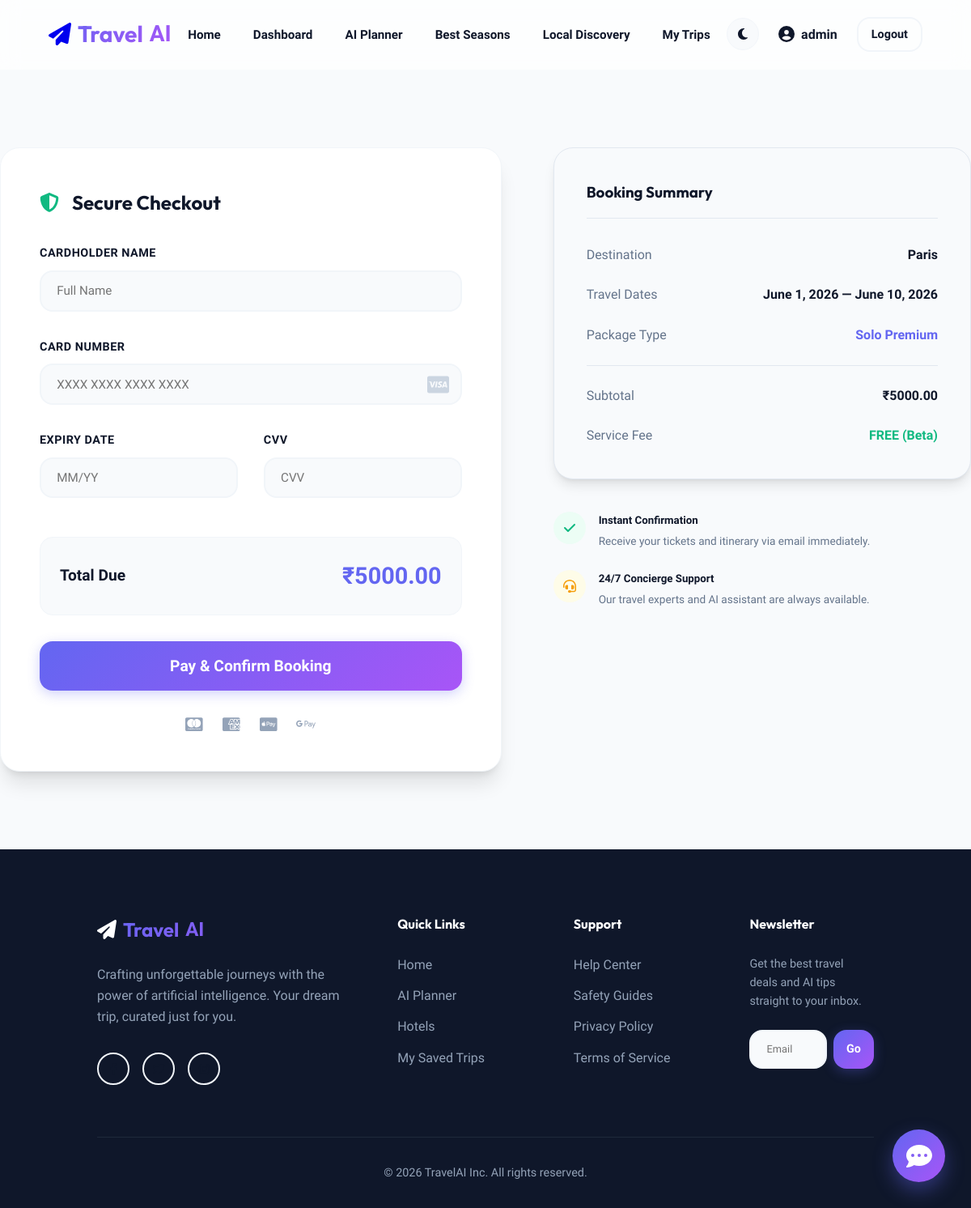
The app's page /payment/1/ (signed in) with its own data.
### travel_app/models.py (models this page shows, shortened)
class Trip(models.Model):
    TRAVEL_TYPES = [
        ('Solo', 'Solo'),
        ('Family', 'Family'),
        ('Adventure', 'Adventure'),
        ('Romantic', 'Romantic'),
        ('Business', 'Business'),
    ]
    user = models.ForeignKey(User, on_delete=models.CASCADE, related_name='trips')
    starting_point = models.CharField(max_length=200, default='Delhi')
    destination_name = models.CharField(max_length=200)
    budget = models.DecimalField(max_digits=12, decimal_places=2)
    start_date = models.DateField()
    end_date = models.DateField()
    travel_type = models.CharField(max_length=50, choices=TRAVEL_TYPES)
    created_at = models.DateTimeField(auto_now_add=True)

### travel_app/views.py (the view)
# urls.py: path('payment/<int:trip_id>/', views.payment_view, name='payment'),
@login_required
def payment_view(request, trip_id):
    trip = get_object_or_404(Trip, id=trip_id, user=request.user)
    if request.method == 'POST':
        form = PaymentForm(request.POST)
        if form.is_valid():
            Payment.objects.create(
                trip=trip,
                amount=trip.budget,
                transaction_id=str(uuid.uuid4()).split('-')[0].upper()
            )
            messages.success(request, "Payment successful! Your trip is booked.")
            return redirect('invoice', trip_id=trip.id)
    else:
        form = PaymentForm()
    selected_hotel = request.GET.get('hotel')
    return render(request, 'travel_app/payment.html', {
        'form': form,
        'trip': trip,
        'selected_hotel': selected_hotel
    })

### templates/travel_app/payment.html (shortened to what this page needs)
{% extends 'travel_app/base.html' %}
{% block content %}
<div class="container" style="padding: 6rem 0;">
    <div style="display: grid; grid-template-columns: 1.2fr 1fr; gap: 4rem; align-items: start;">
        <div class="glass-form animate-slide">
            <h2 style="margin-bottom: 2rem; display: flex; align-items: center; gap: 1rem;">
                <i class="fas fa-shield-alt" style="color: var(--accent);"></i> Secure Checkout
            </h2>
            <form method="POST">
                <div class="form-group" style="margin-bottom: 2rem;">
                    <label>CARDHOLDER NAME</label>
                    {{ form.card_holder }}
                </div>
                <div class="form-group" style="margin-bottom: 2rem;">
                    <label>CARD NUMBER</label>
                    <div style="position: relative;">
                        {{ form.card_number }}
                        <i class="fab fa-cc-visa" style="position: absolute; right: 1rem; top: 50%; transform: translateY(-50%); font-size: 1.5rem; color: #cbd5e1;"></i>
                    </div>
                </div>
                <div style="display: grid; grid-template-columns: 1fr 1fr; gap: 2rem;">
                    <div class="form-group">
                        <label>EXPIRY DATE</label>
                        {{ form.expiry_date }}
                    </div>
                    <div class="form-group">
                        <label>CVV</label>
                        {{ form.cvv }}
                    </div>
                </div>
                <div style="margin-top: 3rem; background: #f8fafc; padding: 1.5rem; border-radius: 1rem; margin-bottom: 2rem; border: 1px solid #f1f5f9;">
                    <div style="display: flex; justify-content: space-between; align-items: center; font-weight: 700; font-size: 1.2rem;">
                        <span>Total Due</span>
                        <span style="color: var(--primary); font-size: 1.8rem;">₹{{ trip.budget }}</span>
                    </div>
                </div>
                <button type="submit" class="btn btn-primary btn-lg" style="width: 100%; justify-content: center; font-size: 1.2rem; padding: 1.2rem;">
                    Pay & Confirm Booking
                </button>
            </form>
            <div style="margin-top: 2rem; text-align: center; display: flex; align-items: center; justify-content: center; gap: 1.5rem; color: #94a3b8; font-size: 1.2rem;">
                <i class="fab fa-cc-mastercard"></i>
                <i class="fab fa-cc-amex"></i>
                <i class="fab fa-cc-apple-pay"></i>
                <i class="fab fa-google-pay"></i>
            </div>
        </div>
        <div class="animate-fade">
            <div class="card" style="padding: 2.5rem; margin-bottom: 2.5rem; background: #f8fafc; border: 1px solid #e2e8f0;">
                <h3 style="margin-bottom: 2rem; padding-bottom: 1rem; border-bottom: 1px solid #e2e8f0;">Booking Summary</h3>
                <div style="display: flex; flex-direction: column; gap: 1.5rem;">
                    <div style="display: flex; justify-content: space-between; align-items: center;">
                        <span style="color: #64748b;">Destination</span>
                        <span style="font-weight: 700; color: var(--dark);">{{ trip.destination_name }}</span>
                    </div>
                    <div style="display: flex; justify-content: space-between; align-items: center;">
                        <span style="color: #64748b;">Travel Dates</span>
                        <span style="font-weight: 700; color: var(--dark);">{{ trip.start_date }} — {{ trip.end_date }}</span>
                    </div>
                    <div style="display: flex; justify-content: space-between; align-items: center;">
                        <span style="color: #64748b;">Package Type</span>
                        <span style="font-weight: 700; color: var(--primary);">{{ trip.travel_type }} Premium</span>
                    </div>
                    <hr style="border: none; border-top: 1px solid #e2e8f0;">
                    <div style="display: flex; justify-content: space-between; align-items: center;">
                        <span style="color: #64748b;">Subtotal</span>
                        <span style="font-weight: 600;">₹{{ trip.budget }}</span>
                    </div>
                    <div style="display: flex; justify-content: space-between; align-items: center;">
                        <span style="color: #64748b;">Service Fee</span>
                        <span style="color: var(--accent); font-weight: 700;">FREE (Beta)</span>
                    </div>
                </div>
            </div>
            <div style="display: flex; flex-direction: column; gap: 1.5rem;">
                <div style="display: flex; gap: 1rem;">
                    <div style="width: 40px; height: 40px; background: #ecfdf5; color: var(--accent); border-radius: 50%; display: flex; align-items: center; justify-content: center; flex-shrink: 0;">
                        <i class="fas fa-check"></i>
                    </div>
                    <div>
                        <h5 style="margin-bottom: 0.3rem;">Instant Confirmation</h5>
                        <p style="font-size: 0.85rem; color: #64748b;">Receive your tickets and itinerary via email immediately.</p>
                    </div>
                </div>
                <div style="display: flex; gap: 1rem;">
                    <div style="width: 40px; height: 40px; background: #fefce8; color: var(--secondary); border-radius: 50%; display: flex; align-items: center; justify-content: center; flex-shrink: 0;">
                        <i class="fas fa-headset"></i>
                    </div>
                    <div>
                        <h5 style="margin-bottom: 0.3rem;">24/7 Concierge Support</h5>
                        <p style="font-size: 0.85rem; color: #64748b;">Our travel experts and AI assistant are always available.</p>
                    </div>
                </div>
            </div>
        </div>
    </div>
</div>
{% endblock %}

### templates/travel_app/base.html (shortened to what this page needs)
{% load static %}
<!DOCTYPE html>
<html lang="en">
<head>
    <link rel="stylesheet" href="{% static 'travel_app/css/style.css' %}">
</head>
<body>
    <nav class="navbar animate-fade">
        <a href="{% url 'home' %}" class="nav-logo">
            <i class="fas fa-paper-plane"></i>
            Travel<span>AI</span>
        </a>
        <ul class="nav-links">
            <li><a href="{% url 'home' %}">Home</a></li>
            {% if user.is_authenticated %}
                <li><a href="{% url 'dashboard' %}">Dashboard</a></li>
                <li><a href="{% url 'ai_planner' %}">AI Planner</a></li>
                <li><a href="{% url 'seasonal_guide' %}">Best Seasons</a></li>
                <li><a href="{% url 'discover' %}">Local Discovery</a></li>
                <li><a href="{% url 'saved_trips' %}">My Trips</a></li>
            {% endif %}
        </ul>
        <div class="nav-auth" style="display: flex; align-items: center; gap: 1.5rem;">
            <div id="theme-toggle" style="cursor: pointer; width: 40px; height: 40px; background: var(--input-bg); border-radius: 50%; display: flex; align-items: center; justify-content: center; border: 1px solid var(--input-border); color: var(--text-main); transition: all 0.3s;">
                <i class="fas fa-moon" id="theme-icon"></i>
            </div>
            {% if user.is_authenticated %}
                <div style="display: flex; align-items: center; gap: 1.5rem;">
                    <a href="{% url 'profile' %}" style="text-decoration: none; color: var(--text-main); font-weight: 700; display: flex; align-items: center; gap: 0.5rem;">
                        {% if user.profile.profile_pic %}
                            <img src="{{ user.profile.profile_pic.url }}" style="width: 35px; height: 35px; border-radius: 50%; object-fit: cover;">
                        {% else %}
                            <i class="fas fa-user-circle fa-lg"></i>
                        {% endif %}
                        {{ user.username }}
                    </a>
                    <a href="{% url 'logout' %}" class="btn btn-outline" style="padding: 0.5rem 1rem;">Logout</a>
                </div>
            {% else %}
                <a href="{% url 'login' %}" class="btn btn-outline">Login</a>
                <a href="{% url 'register' %}" class="btn btn-primary">Join Free</a>
            {% endif %}
        </div>
    </nav>
    <main>
        {% block content %}{% endblock %}
    </main>
    {% if user.is_authenticated %}
    <div id="chatbot-launcher" onclick="toggleChat()" style="position: fixed; bottom: 2rem; right: 2rem; background: var(--primary-gradient); color: white; width: 65px; height: 65px; border-radius: 50%; display: flex; align-items: center; justify-content: center; cursor: pointer; box-shadow: 0 10px 25px rgba(99, 102, 241, 0.4); z-index: 1001;">
        <i class="fas fa-comment-dots fa-2x"></i>
    </div>
    {% endif %}
    <footer>
        <div class="footer-grid">
            <div class="footer-info">
                <a href="#" class="footer-logo nav-logo">
                    <i class="fas fa-paper-plane"></i>
                    Travel<span>AI</span>
                </a>
                <p style="margin-top: 1.5rem; max-width: 300px;">Crafting unforgettable journeys with the power of artificial intelligence. Your dream trip, curated just for you.</p>
                <div style="margin-top: 2rem; display: flex; gap: 1rem;">
                    <a href="#" class="btn btn-outline" style="padding: 0.6rem; width: 40px; height: 40px; justify-content: center; border-radius: 50%;"><i class="fab fa-facebook-f"></i></a>
                    <a href="#" class="btn btn-outline" style="padding: 0.6rem; width: 40px; height: 40px; justify-content: center; border-radius: 50%;"><i class="fab fa-twitter"></i></a>
                    <a href="#" class="btn btn-outline" style="padding: 0.6rem; width: 40px; height: 40px; justify-content: center; border-radius: 50%;"><i class="fab fa-instagram"></i></a>
                </div>
            </div>
            <div class="footer-links">
                <h4>Quick Links</h4>
                <ul>
                    <li><a href="{% url 'home' %}">Home</a></li>
                    {% if user.is_authenticated %}
                        <li><a href="{% url 'ai_planner' %}">AI Planner</a></li>
                        <li><a href="{% url 'hotels' %}">Hotels</a></li>
                        <li><a href="{% url 'saved_trips' %}">My Saved Trips</a></li>
                    {% else %}
                        <li><a href="{% url 'login' %}">Login</a></li>
                        <li><a href="{% url 'register' %}">Join Free</a></li>
                    {% endif %}
                </ul>
            </div>
            <div class="footer-links">
                <h4>Support</h4>
                <ul>
                    <li><a href="#">Help Center</a></li>
                    <li><a href="#">Safety Guides</a></li>
                    <li><a href="#">Privacy Policy</a></li>
                    <li><a href="#">Terms of Service</a></li>
                </ul>
            </div>
            <div class="footer-links">
                <h4>Newsletter</h4>
                <p style="margin-bottom: 1.5rem; font-size: 0.9rem;">Get the best travel deals and AI tips straight to your inbox.</p>
                <div style="display: flex; gap: 0.5rem;">
                    <input type="email" placeholder="Email" class="form-control" style="font-size: 0.8rem;">
                    <button class="btn btn-primary" style="padding: 0.6rem 1rem;">Go</button>
                </div>
            </div>
        </div>
        <div style="text-align: center; border-top: 1px solid #1e293b; padding-top: 2rem; font-size: 0.9rem;">
            <p>&copy; 2026 TravelAI Inc. All rights reserved.</p>
        </div>
    </footer>
</body>
</html>

### records on screen
Trip: budget "5000.00", destination_name "Paris", start_date "June 1, 2026", end_date "June 10, 2026", travel_type "Solo"

### other values on screen
{{ user.username }} "admin"
